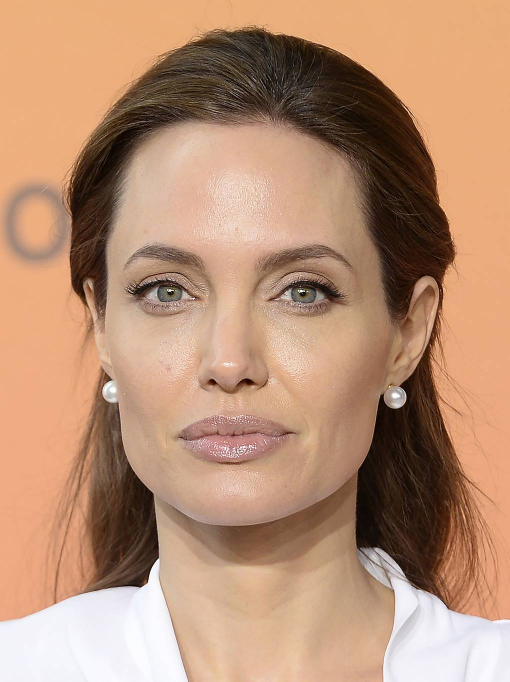
#> input picture face/Djoli1.jpg, 1020 x 1363 px, given in place of the camera (shown at 1/2 size)
$ python test2.py
#> lines starting #> are read from the running program, lines starting #| are printed output that depends on the picture; after the words box and inside, x2 and y2 are one past the last pixel; in counts of white or black regions, pixels touching at a corner belong together
import cv2
import numpy as np
import re

def normalize_face(face):
    """Нормализация лица: фиксированный размер + выравнивание освещения"""
    # Фиксированный размер (убирает зависимость от расстояния)
    face = cv2.resize(face, (128, 128))

    # CLAHE (адаптивное выравнивание гистограммы) - борется с освещением
    clahe = cv2.createCLAHE(clipLimit=2.0, tileGridSize=(8,8))
    face = clahe.apply(face)

    # Нормализация контраста
    face = cv2.normalize(face, None, 0, 255, cv2.NORM_MINMAX)

    return face

def get_face_embedding_fixed(img):
    """Извлечение признаков, НЕ зависящих от расстояния"""
    if img is None or img.size == 0:
        return None

    try:
        # 1. Нормализуем лицо (убираем зависимость от расстояния)
        face = normalize_face(img)

        # 2. Используем LBP (Local Binary Patterns) - устойчив к масштабу и освещению
        from skimage.feature import local_binary_pattern

        radius = 2
        n_points = 8 * radius
        lbp = local_binary_pattern(face, n_points, radius, method='uniform')

        # Гистограмма LBP (инвариантна к масштабу)
        n_bins = n_points + 2
        hist, _ = np.histogram(lbp.ravel(), bins=n_bins, range=(0, n_bins))
        hist = hist.astype("float")
        hist /= (hist.sum() + 1e-6)

        return hist

    except Exception as e:
        print(f"LBP error: {e}")
        return None

def get_face_embedding_orb(img):
    """Используем ORB дескрипторы - устойчивы к масштабу и повороту"""
    if img is None or img.size == 0:
        return None

    try:
        # Нормализуем размер
        face = normalize_face(img)

        # ORB детектор
        orb = cv2.ORB_create(nfeatures=100)

        # Находим ключевые точки и дескрипторы
        keypoints, descriptors = orb.detectAndCompute(face, None)

        if descriptors is None or len(descriptors) == 0:
            return None

        # Усредняем дескрипторы для получения фиксированного вектора
        mean_descriptor = np.mean(descriptors, axis=0)

        # Нормализуем
        norm = np.linalg.norm(mean_descriptor)
        if norm > 0:
            return mean_descriptor / norm
        return mean_descriptor

    except Exception as e:
        print(f"ORB error: {e}")
        return None

# Выбираем метод (LBP проще и стабильнее)
try:
    from skimage.feature import local_binary_pattern
    get_face_embedding = get_face_embedding_fixed
    print("✅ Используем LBP метод")
except ImportError:
    get_face_embedding = get_face_embedding_orb
    print("✅ Используем ORB метод")
    print("Для лучшего результата установите: pip install scikit-image")

# Инициализация камеры
video = None
camera_indexes = [0, 1, 2]

for idx in camera_indexes:
    print(f"Пробуем открыть камеру {idx}...")
    test_video = cv2.VideoCapture(idx)
    if test_video.isOpened():
        video = test_video
        print(f"✅ Камера {idx} открыта!")
        break
    else:
        test_video.release()

if video is None:
    print("❌ Не удалось открыть камеру!")
    exit()

face_cascade = cv2.CascadeClassifier(cv2.data.haarcascades + 'haarcascade_frontalface_default.xml')

# Загружаем эталонные эмбеддинги
try:
    with open("encod.txt", 'r', encoding='utf-8') as f:
#> (reads encod.txt from the repository)
        content = f.read()
except FileNotFoundError:
    print("❌ Файл encod.txt не найден!")
    exit()

pattern = r'([^:]+):\[(.*?)\]'
matches = re.findall(pattern, content, re.DOTALL)

reference_embeddings = []
reference_names = []
for image_name, numbers_str in matches:
    try:
        embedding = np.array([float(x) for x in numbers_str.split()])
        reference_embeddings.append(embedding)
        name = image_name.strip().split(':')[0]
        reference_names.append(name)
    except Exception as e:
        print(f"Ошибка загрузки {image_name}: {e}")

print(f"✅ Загружено {len(reference_embeddings)} эталонов")

# Параметры распознавания
DISTANCE_THRESHOLD = 0.5  # Более строгий порог для LBP
MIN_FACE_SIZE = 80

while True:
    good, img = video.read()
#> img is the input picture: shape (1363, 1020, 3); mean B, G, R 116.2, 143.4, 183.7
    if not good:
        break

    img_gray = cv2.cvtColor(img, cv2.COLOR_BGR2GRAY)
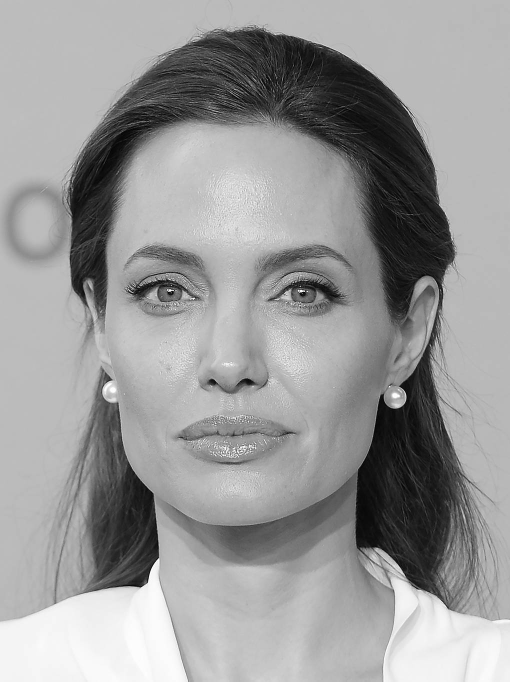
#> img_gray: shape (1363, 1020) (shown at 1/2 size); min 0, max 255, mean 152.4
    faces = face_cascade.detectMultiScale(img_gray, 1.1, 5, minSize=(MIN_FACE_SIZE, MIN_FACE_SIZE))
#> faces = [[113, 293, 735, 735]]

    for x, y, w, h in faces:
        margin = int(0.1 * w)
        x1 = max(0, x - margin)
        y1 = max(0, y - margin)
        x2 = min(img.shape[1], x + w + margin)
        y2 = min(img.shape[0], y + h + margin)

        face_roi = img_gray[y1:y2, x1:x2]

        if face_roi.shape[0] < MIN_FACE_SIZE or face_roi.shape[1] < MIN_FACE_SIZE:
            cv2.rectangle(img, (x,y), (x+w, y+h), (100, 100, 100), 2)
            continue

        current_emb = get_face_embedding(face_roi)

        if current_emb is not None:
            best_match = None
            best_distance = float('inf')

            for idx, ref_emb in enumerate(reference_embeddings):
                min_len = min(len(current_emb), len(ref_emb))
                if min_len > 0:
                    # Используем косинусное расстояние (лучше для признаков)
                    dot_product = np.dot(current_emb[:min_len], ref_emb[:min_len])
                    cos_sim = dot_product / (np.linalg.norm(current_emb[:min_len]) * np.linalg.norm(ref_emb[:min_len]) + 1e-6)
                    distance = 1 - cos_sim  # Превращаем схожесть в расстояние

                    if distance < best_distance:
                        best_distance = distance
                        best_match = idx

            if best_match is not None and best_distance < DISTANCE_THRESHOLD:
                name = reference_names[best_match]
                confidence = max(0, (1 - best_distance) * 100)

                cv2.rectangle(img, (x, y), (x+w, y+h), (0, 255, 0), 3)
                cv2.putText(img, f"{name} ({confidence:.1f}%)", (x, y-10),
                           cv2.FONT_HERSHEY_COMPLEX, 0.7, (0, 255, 0), 2)
            else:
                cv2.rectangle(img, (x, y), (x+w, y+h), (0, 0, 255), 3)
                cv2.putText(img, f"Unknown ({best_distance:.2f})", (x, y-10),
                           cv2.FONT_HERSHEY_COMPLEX, 0.5, (0, 0, 255), 1)
#> this loop made 1 pass
#> (x, y, w, h, margin, x1, y1, x2) on pass 1: (113, 293, 735, 735, 73, 40, 220, 921)
#> pass 1, `face_roi = img_gray[y1:y2, x1:x2]`:
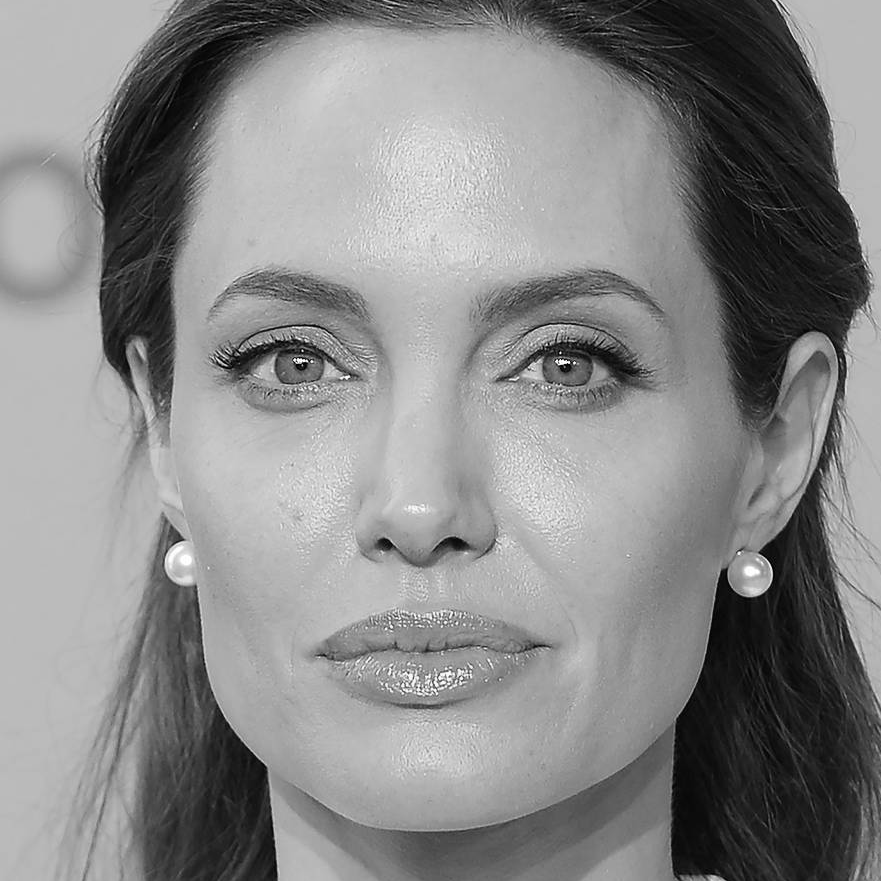
#> face_roi: shape (881, 881); min 1, max 255, mean 135.7
#> pass 1, in normalize_face, `face = cv2.resize(face, (128, 128))`:
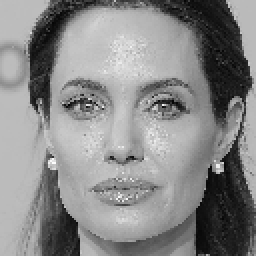
#> face: shape (128, 128) (shown 2 times larger); min 3, max 254, mean 135.6
#> pass 1, in normalize_face, `face = clahe.apply(face)`:
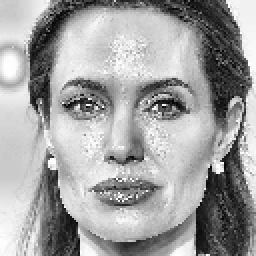
#> face: shape (128, 128) (shown 2 times larger); min 2, max 255, mean 160.7
#> after the loop:
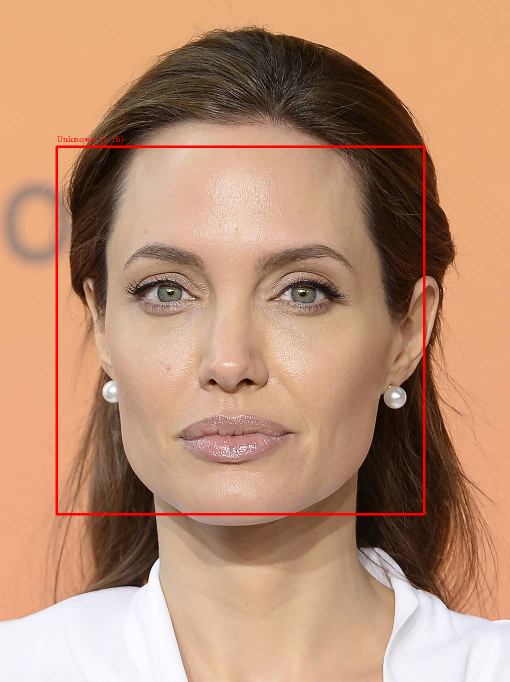
#> img: shape (1363, 1020, 3) (shown at 1/2 size); 1.08% of pixels changed, all inside (x1, y1, x2, y2) = (111, 271, 851, 1031)

    cv2.imshow("Face Recognition", img)

    key = cv2.waitKey(30) & 0xFF
#> (key q is pressed here)
    if key == ord('q') or key == 27:
        break

video.release()
cv2.destroyAllWindows()
